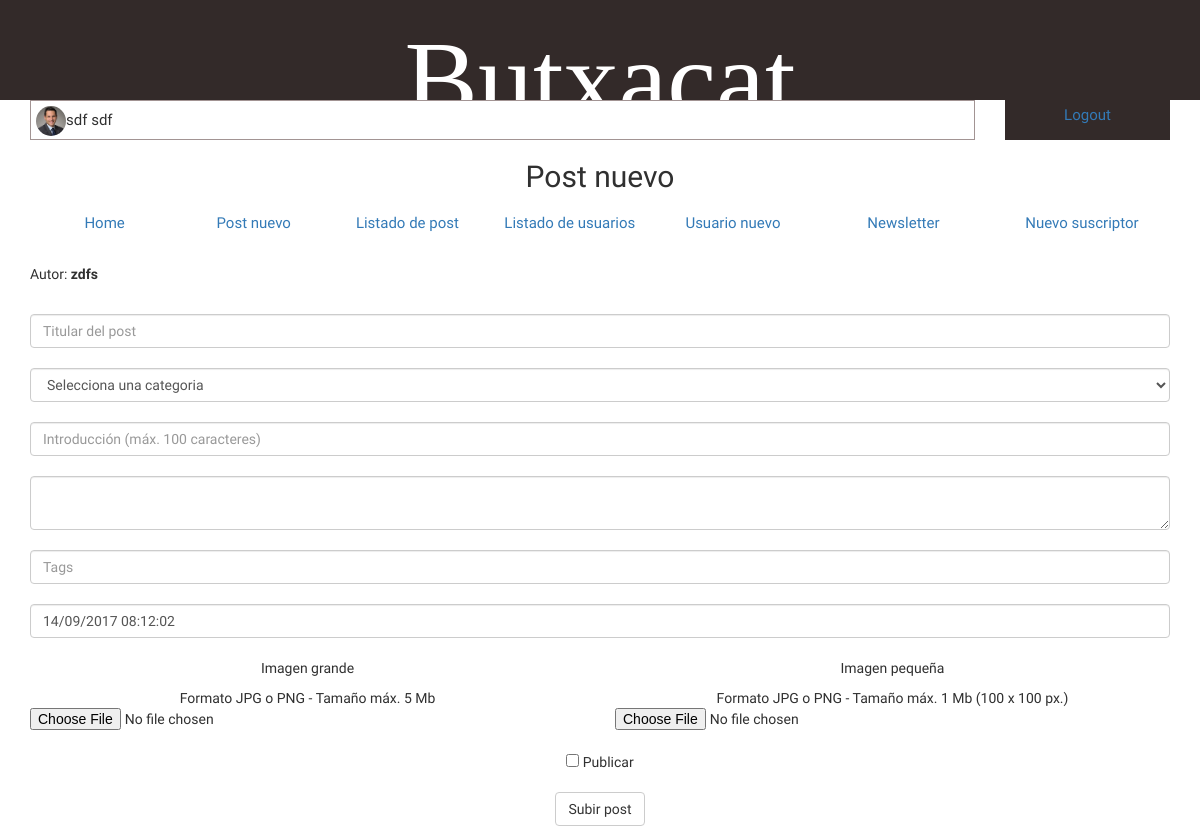
The app's page /cms/nuevopost.php (signed in) with its own data.
### tables this page shows
CREATE TABLE `users` (
  `ID` int(11) NOT NULL,
  `FECHA` text NOT NULL,
  `UID` text NOT NULL,
  `NOMBRE` text NOT NULL,
  `APELLIDOS` text NOT NULL,
  `EMAIL` text NOT NULL,
  `BIO` text NOT NULL,
  `FOTO` text NOT NULL,
  `TELEFONO` text NOT NULL,
  `TWITTER` text NOT NULL,
  `NICK` text NOT NULL,
  `PASS` text NOT NULL,
  `TIPO` text NOT NULL,
  `ACTIVO` int(11) NOT NULL
);

### cms/nuevopost.php (the view, shortened to what this page needs)
<!DOCTYPE html>
<html lang="en">
<head>
	<?php
		$seccion = "Post nuevo";
		include_once "db.php";
	?>
	<link href="https://maxcdn.bootstrapcdn.com/font-awesome/4.7.0/css/font-awesome.min.css" rel="stylesheet">
	<link href="https://maxcdn.bootstrapcdn.com/bootstrap/3.3.7/css/bootstrap.min.css" rel="stylesheet">
	<link rel="stylesheet" href="assets/css/style.css">
</head>
<body>
	<header>
		<div class="container text-center" id="butxacat">
			<h1>Butxacat</span></h1>
		</div>
	</header>
	<nav>
		<?php
			include_once "wd_nav.php";
		?>
	</nav>
	<section class="container">
		<br>
		<form action="sc_subirpost.php" method="post" enctype="multipart/form-data">
			<p>Autor: <b><?=$rowsession["NICK"]?></b></p>
                <input type="hidden" name="autor" id="autor" value="<?=$rowsession["NOMBRE"]?>" required> <br>
			<input type="text" name="titular" placeholder ="Titular del post" class="form-control" required> <br>
			<select name="cat" id="cat" class="form-control" required>
				<option disable> Selecciona una categoria</option>
			</select><br>
			<input type="text" name="short" id="short" maxlenght="100" placeholder="Introducción (máx. 100 caracteres)" class="form-control" required> <br>
			<textarea name="texto" id="texto" class="form-control" placeholder="" required> </textarea><br>
			<input type="text" name="tags" id="tags" placeholder="Tags" class="form-control" required> <br>
			<input type="text" class="form-control" name="fecha" id="fecha" placeholder="Fecha" value="<?=date('d/m/Y H:i:s')?>" required> <br>
			<div class="row text-center">
				<div class="col-md-6">
					<p>Imagen grande</p>
					<span class="txt_img">Formato JPG o PNG - Tamaño máx. 5 Mb</span>
					<input type="file" name="big" id="big"> <br>
				</div>
				<div class="col-md-6">
					<p>Imagen pequeña</p>
					<span class="txt_img">Formato JPG o PNG - Tamaño máx. 1 Mb (100 x 100 px.)</span>
					<input type="file" name="thumb" id="thumb"> <br>
				</div>
			</div>
			<div class="text-center" >
			 		<input type="checkbox" name="publicado" value="1"> Publicar
			</div> <br>
			<div class="col-xs-12 text-center">
                <input type="submit" class="btn btn-default" name="enviar" id="enviar" value="Subir post">
            </div>
		</form>
	</section>
</body>
</html>

### cms/wd_nav.php
<?php
	$idsession = $_SESSION["username"];
	$querysession = "SELECT * FROM users WHERE ID = '$idsession'";
	$resultsession = mysqli_query($link, $querysession);
	$rowsession = mysqli_fetch_array($resultsession);
?>
<div class="row">
	<div class="container">
		 <div class="row">
		 	<div class="col-md-10">
		 		 <a href="editarusuario.php?id=<?=$rowsession['ID']?>"><div class="session"><img src="<?=$rowsession["FOTO"]?>" alt="" class="img-circle thumbnav"><?=$rowsession["NOMBRE"] . " " . $rowsession["APELLIDOS"]?></div></a>
		 	</div>
		 	<div class="col-md-2">
		 		<div class="logout text-center">
		 		<a  href="sc_killsession.php">Logout</a>
		 		</div>
		 	</div>
		 </div>
		 <h2 class="text-center"><?=$seccion?></h2>
	</div>
</div>
<div class="row">
	<div class="container">
		<ul class="nav nav-pills nav-justified">
			<li class="nav-item"><a class="nav-link" href="index.php">Home</a></li>
			<li class="nav-item"><a class="nav-link" href="nuevopost.php">Post nuevo</a></li>
			<li class="nav-item"><a class="nav-link" href="listadoposts.php">Listado de post</a></li>
			<li class="nav-item"><a class="nav-link" href="listadousuarios.php">Listado de usuarios</a></li>
			<li class="nav-item"><a class="nav-link" href="nuevousuario.php">Usuario nuevo</a></li>
			<li class="nav-item"><a class="nav-link" href="newsletter.php">Newsletter</a></li>
			<li class="nav-item"><a class="nav-link" href="nuevonewsletter.php">Nuevo suscriptor</a></li>
		</ul>
	</div>
</div>

### cms/assets/css/style.css (style rules this page uses)
* { box-sizing: border-box; font-family: 'Arapey', serif; border: 0; color: #303030; }
header { width: 100%; height: 100px; background: #332a29; }
h1 { font-family: Daneleon; font-size: 110px; margin-top: 20px; color: white; }
#butxacat { width: 100%; height: 100px; }
nav { font-size: 15px; }
.thumbnav { width: 30px; height: 30px; }
.session { height: 40px; border: 1px solid #a29493; padding: 5px; }
a { text-decoration: none; }
.logout { height: 40px; padding: 5px; background: #332a29; color: white; }

### records on screen
users: FOTO (picture), NOMBRE "sdf", APELLIDOS "sdf", NICK "zdfs"

### other values on screen
$seccion "Post nuevo"
